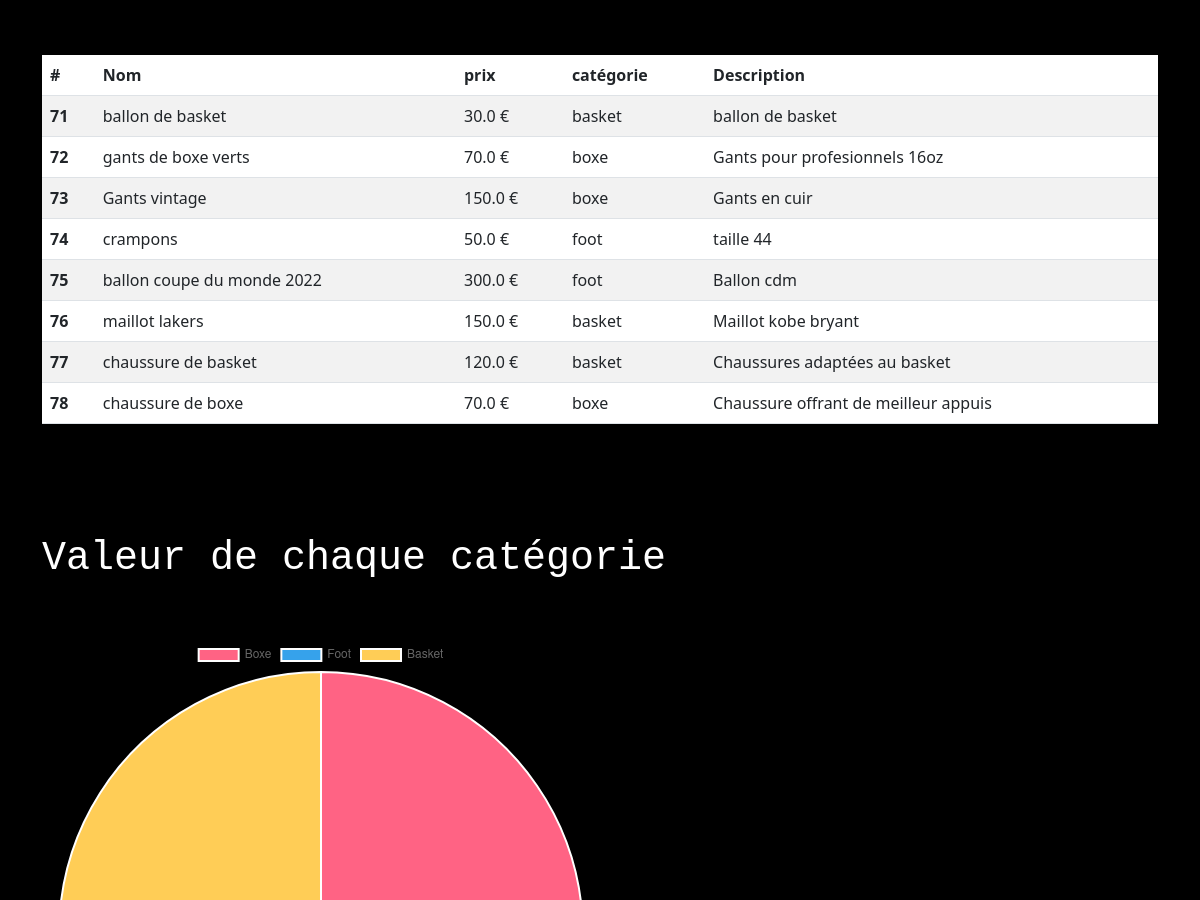
The app's page /accueil/ (signed in, middle part), older data.
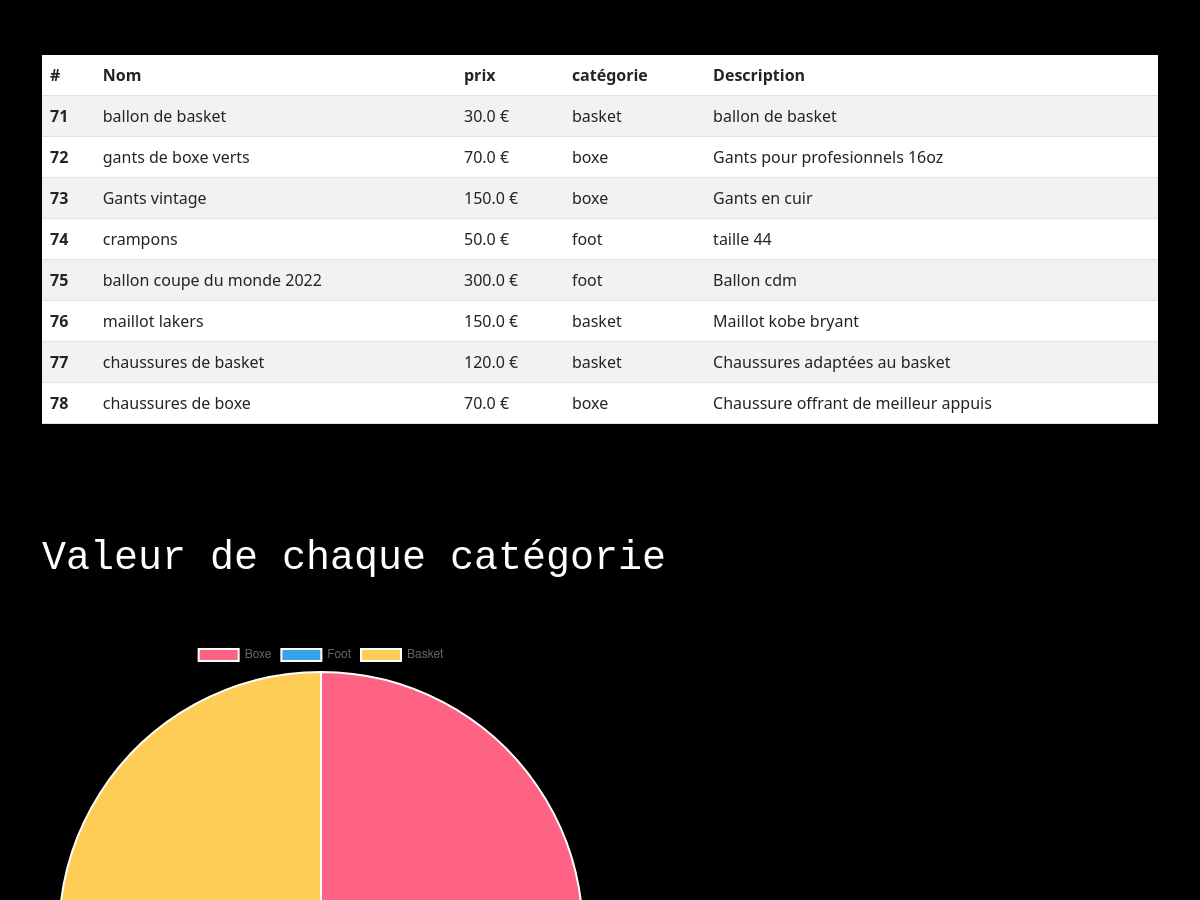
The same page, newer data.
### appAsso/models.py (models this page shows, shortened)
class Products(models.Model):
    nomProduit = models.CharField(max_length=45, null=False)
    prix = models.FloatField(default=0.0, null=False)
    cProduit = models.CharField(max_length=45, null=False)
    description = models.TextField(max_length=128, null=True)
    img = models.ImageField(upload_to="media", blank=True)

### appAsso/views.py (the view)
# urls.py: path('accueil/', accueil, name='accueil'),
def accueil(request):
    count_all_items = Products.objects.all().count()
    count_boxe_items = Products.objects.filter(cProduit="boxe").count()
    count_basket_items = Products.objects.filter(cProduit="basket").count()
    count_foot_items = Products.objects.filter(cProduit="foot").count()
    items = Products.objects.all()
    valeur_totale_stock = sum(items.values_list('prix', flat=True))
    if count_all_items > 0:
        prix_moyen_ = valeur_totale_stock / count_all_items
        prix_moyen = round(prix_moyen_, 2)
    else:
        prix_moyen = 0
    boxe_items = Products.objects.filter(cProduit="boxe")
    valeur_stock_boxe = sum(boxe_items.values_list('prix', flat=True))
    foot_items = Products.objects.filter(cProduit="foot")
    valeur_stock_foot = sum(foot_items.values_list('prix', flat=True))
    basket_items = Products.objects.filter(cProduit="basket")
    valeur_stock_basket = sum(basket_items.values_list('prix', flat=True))
    context = {'count_all_items': count_all_items,
                'items': items,
                'count_boxe_items': count_boxe_items,
                'count_basket_items': count_basket_items,
                'count_foot_items': count_foot_items,
                'valeur_totale_stock': float(valeur_totale_stock),
                'prix_moyen': float(prix_moyen),
                'valeur_stock_boxe': float(valeur_stock_boxe),
                'valeur_stock_foot': float(valeur_stock_foot),
                'valeur_stock_basket': float(valeur_stock_basket),
            }
    return render(request, "accueil.html", context)

### appAsso/templates/accueil.html (shortened to what this page needs)
{% extends 'base.html'%}
{% load static %}
{% block content %}
<body>
   <head>
      <link rel="stylesheet" href="{% static 'css/accueil.css' %}">
   </head>
   <div class="container">
         {% if user.is_authenticated %}
         <script class="bar">
            generateBarChart({{ count_boxe_items }}, {{ count_foot_items }}, {{ count_basket_items }})
         </script>
         {% else %}
         <a href="{% url 'userLogin' %}">Veuillez vous connecter.</a>
         {% endif %}
      {% if user.is_authenticated%}
      <div class="tableau">
         <table class="table table-striped">
            <thead class="thead-dark">
               <tr>
                  <th scope="col">#</th>
                  <th scope="col">Nom</th>
                  <th scope="col">prix</th>
                  <th scope="col">catégorie</th>
                  <th scope="col">Description</th>
               </tr>
            </thead>
            <tbody class="bodytab">
               {% for item in items %}
               <tr>
                  <th scope="row">{{ item.id }}</th>
                  <td>{{ item.nomProduit }}</td>
                  <td>{{ item.prix}} €</td>
                  <td>{{ item.cProduit}}</td>
                  <td>{{ item.description}}</td>
               </tr>
               {% endfor %}
            </tbody>
         </table>
      </div>
      {%else%}
      <a href="{% url 'userLogin' %}">Veuillez vous connecter.</a>
      {% endif %}
      <h1>Valeur de chaque catégorie</h1>
      {% if user.is_authenticated%}
      <div class="cercle">
         <div>
            <canvas id="myChart2"></canvas>
         </div>
         <script class="pie">
            generatePieChart({{ valeur_stock_boxe }}, {{ valeur_stock_foot }}, {{ valeur_stock_basket }})
         </script>
      </div>
      {%else%}
      <a href="{% url 'userLogin' %}">Veuillez vous connecter.</a>
      {% endif %}
   </div>
</body>
{% endblock %}

Row changes from the older to the newer data that the page shows:
changed Products "Chaussures adaptées au basket": nomProduit "chaussure de basket" → "chaussures de basket"
changed Products "Chaussure offrant de meilleur appuis": nomProduit "chaussure de boxe" → "chaussures de boxe"
